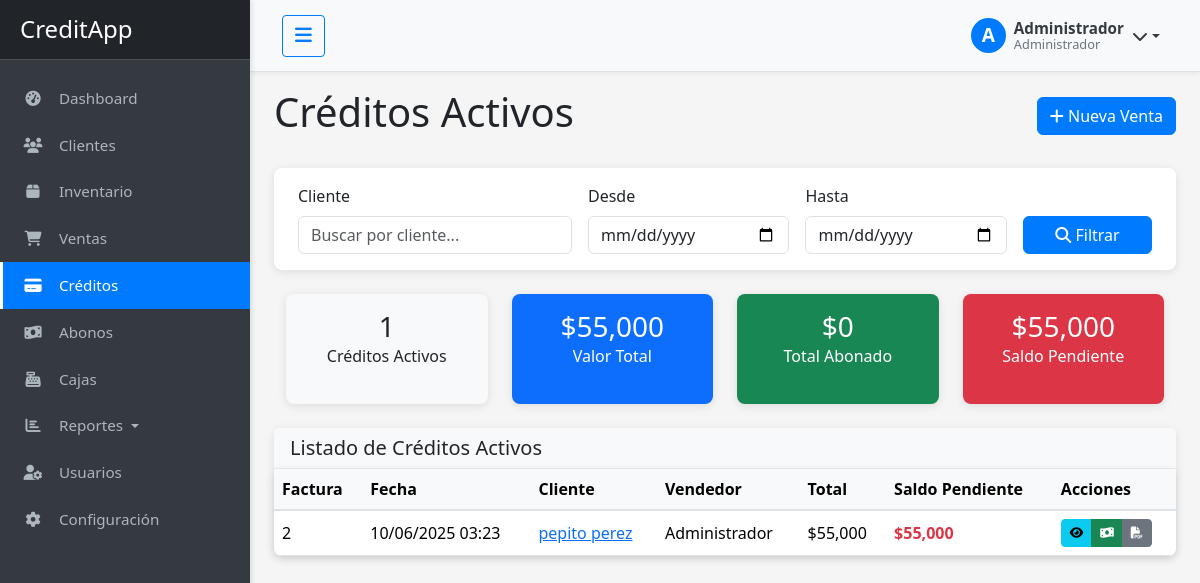
The app's page /creditos/ (signed in) with its own data.
### app/models.py (models this page shows, shortened)
class Usuario(db.Model, UserMixin):
    __tablename__ = 'usuarios'
    id = db.Column(db.Integer, primary_key=True)
    nombre = db.Column(db.String(100), nullable=False)
    email = db.Column(db.String(100), unique=True, nullable=False)
    password = db.Column(db.String(200), nullable=False)
    rol = db.Column(db.String(20), nullable=False, default='usuario')
    fecha_registro = db.Column(db.DateTime, default=datetime.utcnow)
    activo = db.Column(db.Boolean, default=True)
    def is_admin(self):
        return self.rol == 'administrador'
    def is_vendedor(self):
        return self.rol == 'vendedor'
    def is_cobrador(self):
        return self.rol == 'cobrador'

class Venta(db.Model):
    __tablename__ = 'ventas'
    id = db.Column(db.Integer, primary_key=True)
    cliente_id = db.Column(db.Integer, db.ForeignKey('clientes.id'), nullable=False)
    vendedor_id = db.Column(db.Integer, db.ForeignKey('usuarios.id'), nullable=False)
    total = db.Column(db.Integer, nullable=False)
    tipo = db.Column(db.String(20), nullable=False)  # 'contado' o 'credito'
    saldo_pendiente = db.Column(db.Integer, nullable=True)  # sólo para crédito
    estado = db.Column(db.String(20), nullable=False, default='pendiente')  # 'pendiente' o 'pagado'
    fecha = db.Column(db.DateTime, default=datetime.utcnow)
    cliente = db.relationship('Cliente', back_populates='ventas')
    vendedor = db.relationship('Usuario', foreign_keys=[vendedor_id], backref='ventas')
    detalles = db.relationship('DetalleVenta', backref='venta', lazy=True, cascade='all, delete-orphan')
    abonos = db.relationship('Abono', back_populates='venta', foreign_keys='Abono.venta_id', lazy=True)

class Cliente(db.Model):
    __tablename__ = 'clientes'
    id = db.Column(db.Integer, primary_key=True)
    nombre = db.Column(db.String(100), nullable=False)
    cedula = db.Column(db.String(20), unique=True, nullable=False)
    telefono = db.Column(db.String(20), nullable=True)
    email = db.Column(db.String(100), nullable=True)
    direccion = db.Column(db.String(200), nullable=True)
    fecha_registro = db.Column(db.DateTime, default=datetime.utcnow)
    ventas = db.relationship('Venta', back_populates='cliente', lazy=True, cascade='all, delete-orphan')
    creditos = db.relationship('Credito', backref='cliente', lazy=True, cascade='all, delete-orphan')

### app/controllers/creditos.py (the view, shortened to what this page needs)
@creditos_bp.route('/')
@login_required
@vendedor_cobrador_required
def index():
    try:
        busqueda = request.args.get('busqueda', '')
        desde_str = request.args.get('desde', '')
        hasta_str = request.args.get('hasta', '')
        query = Venta.query.filter(
            Venta.tipo == 'credito',
            Venta.saldo_pendiente > 0
        )
        if current_user.is_vendedor():
            query = query.filter(Venta.vendedor_id == current_user.id)
        if busqueda:
            query = query.join(Cliente).filter(Cliente.nombre.ilike(f"%{busqueda}%"))
        if desde_str:
            try:
                desde_dt = datetime.strptime(desde_str, '%Y-%m-%d')
                query = query.filter(Venta.fecha >= desde_dt)
            except ValueError:
                flash('Fecha "desde" inválida.', 'warning')
        creditos = query.order_by(Venta.fecha.desc()).all()
        total_creditos = sum(c.total for c in creditos)
        total_pendiente = sum(c.saldo_pendiente for c in creditos)
        return render_template('creditos/index.html',
                              creditos=creditos,
                              total_creditos=total_creditos,
                              total_pendiente=total_pendiente,
                              busqueda=busqueda,
                              desde=desde_str,
                              hasta=hasta_str)
    except Exception as e:
        flash(f'Error al cargar créditos: {str(e)}', 'danger')
        return render_template('creditos/index.html',
                              creditos=[],
                              total_creditos=0,
                              total_pendiente=0)

### app/templates/creditos/index.html (shortened to what this page needs)
{% extends "base.html" %}
{% block content %}
<div class="container-fluid">
    <div class="d-flex justify-content-between align-items-center mb-4">
        <h1>Créditos Activos</h1>
        <a href="{{ url_for('ventas.crear') }}" class="btn btn-primary">
            <i class="fas fa-plus"></i> Nueva Venta
        </a>
    </div>
    <div class="card mb-4">
        <div class="card-body">
            <form method="GET" action="{{ url_for('creditos.index') }}" class="row g-3">
                <div class="col-md-4">
                    <label class="form-label">Cliente</label>
                    <input type="text" class="form-control" name="busqueda" placeholder="Buscar por cliente..." value="{{ busqueda|default('') }}">
                </div>
                <div class="col-md-3">
                    <label class="form-label">Desde</label>
                    <input type="date" class="form-control" name="desde" value="{{ desde|default('') }}">
                </div>
                <div class="col-md-3">
                    <label class="form-label">Hasta</label>
                    <input type="date" class="form-control" name="hasta" value="{{ hasta|default('') }}">
                </div>
                <div class="col-md-2 d-flex align-items-end">
                    <button type="submit" class="btn btn-primary w-100">
                        <i class="fas fa-search"></i> Filtrar
                    </button>
                </div>
            </form>
        </div>
    </div>
    <div class="row mb-4">
        <div class="col-md-3">
            <div class="card bg-light h-100">
                <div class="card-body text-center">
                    <h3 class="mb-0">{{ creditos|length }}</h3>
                    <p class="mb-0">Créditos Activos</p>
                </div>
            </div>
        </div>
        <div class="col-md-3">
            <div class="card bg-primary text-white h-100">
                <div class="card-body text-center">
                    <h3 class="mb-0">{{ "${:,}".format(total_creditos|default(0)) }}</h3>
                    <p class="mb-0">Valor Total</p>
                </div>
            </div>
        </div>
        <div class="col-md-3">
            <div class="card bg-success text-white h-100">
                <div class="card-body text-center">
                    <h3 class="mb-0">{{ "${:,}".format((total_creditos|default(0) - total_pendiente|default(0))) }}</h3>
                    <p class="mb-0">Total Abonado</p>
                </div>
            </div>
        </div>
        <div class="col-md-3">
            <div class="card bg-danger text-white h-100">
                <div class="card-body text-center">
                    <h3 class="mb-0">{{ "${:,}".format(total_pendiente|default(0)) }}</h3>
                    <p class="mb-0">Saldo Pendiente</p>
                </div>
            </div>
        </div>
    </div>
    <div class="card">
        <div class="card-header">
            <h5 class="mb-0">Listado de Créditos Activos</h5>
        </div>
        <div class="card-body p-0">
            <div class="table-responsive">
                <table class="table table-hover mb-0">
                    <thead class="table-light">
                        <tr>
                            <th>Factura</th>
                            <th>Fecha</th>
                            <th>Cliente</th>
                            <th>Vendedor</th>
                            <th>Total</th>
                            <th>Saldo Pendiente</th>
                            <th>Acciones</th>
                        </tr>
                    </thead>
                    <tbody>
                        {% if creditos %}
                            {% for credito in creditos %}
                            <tr>
                                <td>{{ credito.id }}</td>
                                <td>{{ credito.fecha.strftime('%d/%m/%Y %H:%M') }}</td>
                                <td>
                                    <a href="{{ url_for('clientes.detalle', id=credito.cliente_id) }}">
                                        {{ credito.cliente.nombre }}
                                    </a>
                                </td>
                                <td>{{ credito.vendedor.nombre }}</td>
                                <td>{{ "${:,}".format(credito.total|default(0)) }}</td>
                                <td class="text-danger fw-bold">{{ "${:,}".format(credito.saldo_pendiente|default(0)) }}</td>
                                <td>
                                    <div class="btn-group">
                                        <a href="{{ url_for('ventas.detalle', id=credito.id) }}" class="btn btn-sm btn-info" data-bs-toggle="tooltip" title="Ver Detalle">
                                            <i class="fas fa-eye"></i>
                                        </a>
                                        <a href="{{ url_for('abonos.crear', venta_id=credito.id) }}" class="btn btn-sm btn-success" data-bs-toggle="tooltip" title="Registrar Abono">
                                            <i class="fas fa-money-bill-wave"></i>
                                        </a>
                                        <a href="{{ url_for('ventas.pdf', id=credito.id) }}" target="_blank" class="btn btn-sm btn-secondary" data-bs-toggle="tooltip" title="Ver PDF">
                                            <i class="fas fa-file-pdf"></i>
                                        </a>
                                    </div>
                                </td>
                            </tr>
                            {% endfor %}
                        {% else %}
                            <tr>
                                <td colspan="7" class="text-center py-3">No hay créditos activos.</td>
                            </tr>
                        {% endif %}
                    </tbody>
                </table>
            </div>
        </div>
    </div>
</div>
{% endblock %}

### app/templates/base.html (shortened to what this page needs)
<!DOCTYPE html>
<html lang="es">
<head>
    <link href="https://cdn.jsdelivr.net/npm/bootstrap@5.3.2/dist/css/bootstrap.min.css" rel="stylesheet">
    <link rel="stylesheet" href="https://cdnjs.cloudflare.com/ajax/libs/font-awesome/6.4.2/css/all.min.css">
    <link rel="stylesheet" href="{{ url_for('static', filename='css/style.css') }}">
</head>
<body>
    <div class="wrapper">
        <nav id="sidebar" class="sidebar">
            <div class="sidebar-header">
                <h3>CreditApp</h3>
            </div>
            <ul class="list-unstyled components">
                <li {% if request.endpoint == 'dashboard.index' %}class="active"{% endif %}>
                    <a href="{{ url_for('dashboard.index') }}">
                        <i class="fas fa-tachometer-alt"></i>
                        Dashboard
                    </a>
                </li>
                <li {% if request.endpoint and 'clientes' in request.endpoint %}class="active"{% endif %}>
                    <a href="{{ url_for('clientes.index') }}">
                        <i class="fas fa-users"></i>
                        Clientes
                    </a>
                </li>
                {% if current_user.is_vendedor() or current_user.is_admin() %}
                <li {% if request.endpoint and 'productos' in request.endpoint %}class="active"{% endif %}>
                    <a href="{{ url_for('productos.index') }}">
                        <i class="fas fa-box"></i>
                        Inventario
                    </a>
                </li>
                <li {% if request.endpoint and 'ventas' in request.endpoint %}class="active"{% endif %}>
                    <a href="{{ url_for('ventas.index') }}">
                        <i class="fas fa-shopping-cart"></i>
                        Ventas
                    </a>
                </li>
                {% endif %}
                <li {% if request.endpoint and 'creditos' in request.endpoint %}class="active"{% endif %}>
                    <a href="{{ url_for('creditos.index') }}">
                        <i class="fas fa-credit-card"></i>
                        Créditos
                    </a>
                </li>
                {% if current_user.is_cobrador() or current_user.is_admin() %}
                <li {% if request.endpoint and 'abonos' in request.endpoint %}class="active"{% endif %}>
                    <a href="{{ url_for('abonos.index') }}">
                        <i class="fas fa-money-bill-wave"></i>
                        Abonos
                    </a>
                </li>
                {% endif %}
                {% if current_user.is_admin() %}
                <li {% if request.endpoint and 'cajas' in request.endpoint %}class="active"{% endif %}>
                    <a href="{{ url_for('cajas.index') }}">
                        <i class="fas fa-cash-register"></i>
                        Cajas
                    </a>
                </li>
                <li class="nav-item dropdown {% if request.endpoint and 'reportes' in request.endpoint %}active{% endif %}">
                    <a href="#reportesSubmenu" data-bs-toggle="collapse" aria-expanded="false" class="dropdown-toggle">
                        <i class="fas fa-chart-bar"></i>
                        Reportes
                    </a>
                </li>
                <li {% if request.endpoint and 'usuarios' in request.endpoint %}class="active"{% endif %}>
                    <a href="{{ url_for('usuarios.index') }}">
                        <i class="fas fa-user-cog"></i>
                        Usuarios
                    </a>
                </li>
                <li {% if request.endpoint and 'config' in request.endpoint %}class="active"{% endif %}>
                    <a href="{{ url_for('config.editar') }}">
                        <i class="fas fa-cog"></i>
                        Configuración
                    </a>
                </li>
                {% endif %}
            </ul>
        </nav>
        <div id="content">
            <nav class="navbar navbar-expand-lg navbar-light bg-light">
                <div class="container-fluid">
                    <button type="button" id="sidebarCollapseDesktop" class="btn btn-outline-primary d-none d-md-block">
                        <i class="fas fa-bars"></i>
                    </button>
                    <div class="ms-auto">
                        <div class="dropdown user-profile-dropdown">
                            <a href="#" class="dropdown-toggle user-profile-link" id="dropdownUser" data-bs-toggle="dropdown" aria-expanded="false">
                                <div class="d-flex align-items-center">
                                    <div class="avatar-circle">
                                        <span class="initials">{{ current_user.nombre[0]|upper }}</span>
                                    </div>
                                    <div class="user-info ms-2 d-none d-md-block">
                                        <div class="user-name">{{ current_user.nombre }}</div>
                                        <div class="user-role">
                                            {% if current_user.rol == 'administrador' %}
                                                Administrador
                                            {% elif current_user.rol == 'vendedor' %}
                                                Vendedor
                                            {% elif current_user.rol == 'cobrador' %}
                                                Cobrador
                                            {% endif %}
                                        </div>
                                    </div>
                                    <i class="fas fa-chevron-down ms-2"></i>
                                </div>
                            </a>
                        </div>
                    </div>
                </div>
            </nav>
            <div class="container-fluid mt-3">
                {% block content %}{% endblock %}
            </div>
        </div>
    </div>
</body>
</html>

### records on screen
Usuario: nombre "A", nombre "Administrador"
Venta: id "2", fecha "10/06/2025 03:23", cliente.nombre "pepito perez", vendedor.nombre "Administrador", total "$55,000", saldo_pendiente "$55,000"

### other values on screen
{{ creditos|length }} "1"
{{ "${:,}".format(total_creditos|default(0)) }} "$55,000"
{{ "${:,}".format(total_pendiente|default(0)) }} "$55,000"
